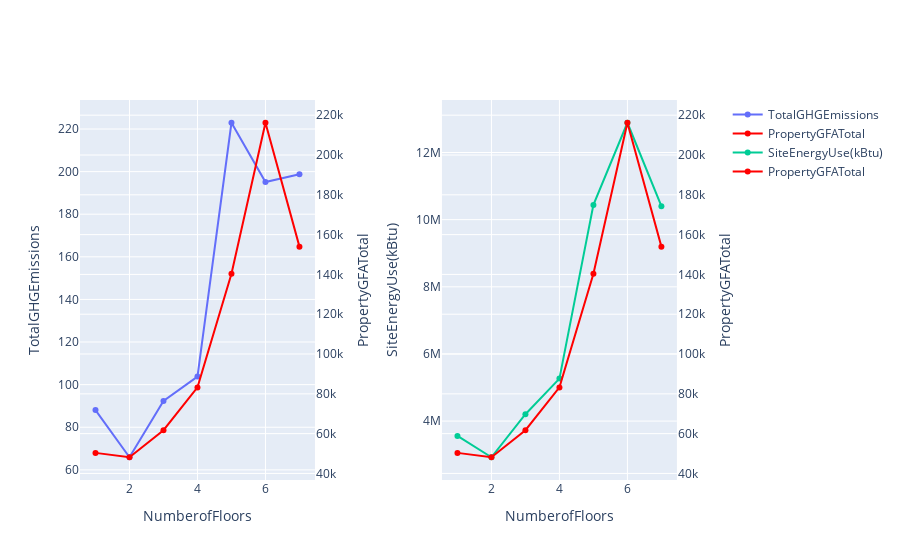

The notebook cell this image was saved under:
### Code cell
df_filtered = df.loc[df['NumberofFloors'].between(1,7)].groupby('NumberofFloors')[['SiteEnergyUse(kBtu)','TotalGHGEmissions', 'PropertyGFATotal']].mean().reset_index()

fig = make_subplots(rows=1, cols=2, specs=[[{"secondary_y": True}, {"secondary_y": True}]])

for i, var in enumerate(target_vars):
    fig.add_trace(go.Scatter(x=df_filtered['NumberofFloors'], y=df_filtered[var], name=var), row=1, col=i+1, secondary_y=False)
    fig.update_yaxes(title_text=var, row=1, col=i+1, secondary_y=False)
    fig.add_trace(go.Scatter(x=df_filtered['NumberofFloors'], y=df_filtered['PropertyGFATotal'], name='PropertyGFATotal', line=dict(color='red')), row=1, col=i+1, secondary_y=True)
    fig.update_yaxes(title_text='PropertyGFATotal', row=1, col=i+1, secondary_y=True)
    fig.update_xaxes(title_text='NumberofFloors', row=1, col=i+1)

fig.show()

### Figure 1 — Plotly figure (JSON) as saved in the notebook; plotly's stock layout.template omitted (floating-point values rounded to 4 significant figures)
{"data": [{"name": "TotalGHGEmissions", "type": "scatter", "x": [1, 2, 3, 4, 5, 6, 7], "xaxis": "x", "y": [88.06, 65.92, 92.34, 103.8, 222.9, 195.1, 198.7], "yaxis": "y"}, {"line": {"color": "red"}, "name": "PropertyGFATotal", "type": "scatter", "x": [1, 2, 3, 4, 5, 6, 7], "xaxis": "x", "y": [50330.0, 48140.0, 61730.0, 83230.0, 140400.0, 216200.0, 153954], "yaxis": "y2"}, {"name": "SiteEnergyUse(kBtu)", "type": "scatter", "x": [1, 2, 3, 4, 5, 6, 7], "xaxis": "x2", "y": [3557000.0, 2923000.0, 4204000.0, 5265000.0, 10440000.0, 12890000.0, 10400000.0], "yaxis": "y3"}, {"line": {"color": "red"}, "name": "PropertyGFATotal", "type": "scatter", "x": [1, 2, 3, 4, 5, 6, 7], "xaxis": "x2", "y": [50330.0, 48140.0, 61730.0, 83230.0, 140400.0, 216200.0, 153954], "yaxis": "y4"}], "layout": {"autosize": true, "xaxis": {"anchor": "y", "autorange": true, "domain": [0, 0.37], "range": [0.5441, 7.456], "title": {"text": "NumberofFloors"}, "type": "linear"}, "xaxis2": {"anchor": "y3", "autorange": true, "domain": [0.57, 0.94], "range": [0.5441, 7.456], "title": {"text": "NumberofFloors"}, "type": "linear"}, "yaxis": {"anchor": "x", "autorange": true, "domain": [0, 1], "range": [52.96, 235.9], "title": {"text": "TotalGHGEmissions"}, "type": "linear"}, "yaxis2": {"anchor": "x", "autorange": true, "overlaying": "y", "range": [34270.0, 230100.0], "side": "right", "title": {"text": "PropertyGFATotal"}, "type": "linear"}, "yaxis3": {"anchor": "x2", "autorange": true, "domain": [0, 1], "range": [2101000.0, 13710000.0], "title": {"text": "SiteEnergyUse(kBtu)"}, "type": "linear"}, "yaxis4": {"anchor": "x2", "autorange": true, "overlaying": "y3", "range": [34270.0, 230100.0], "side": "right", "title": {"text": "PropertyGFATotal"}, "type": "linear"}}}
